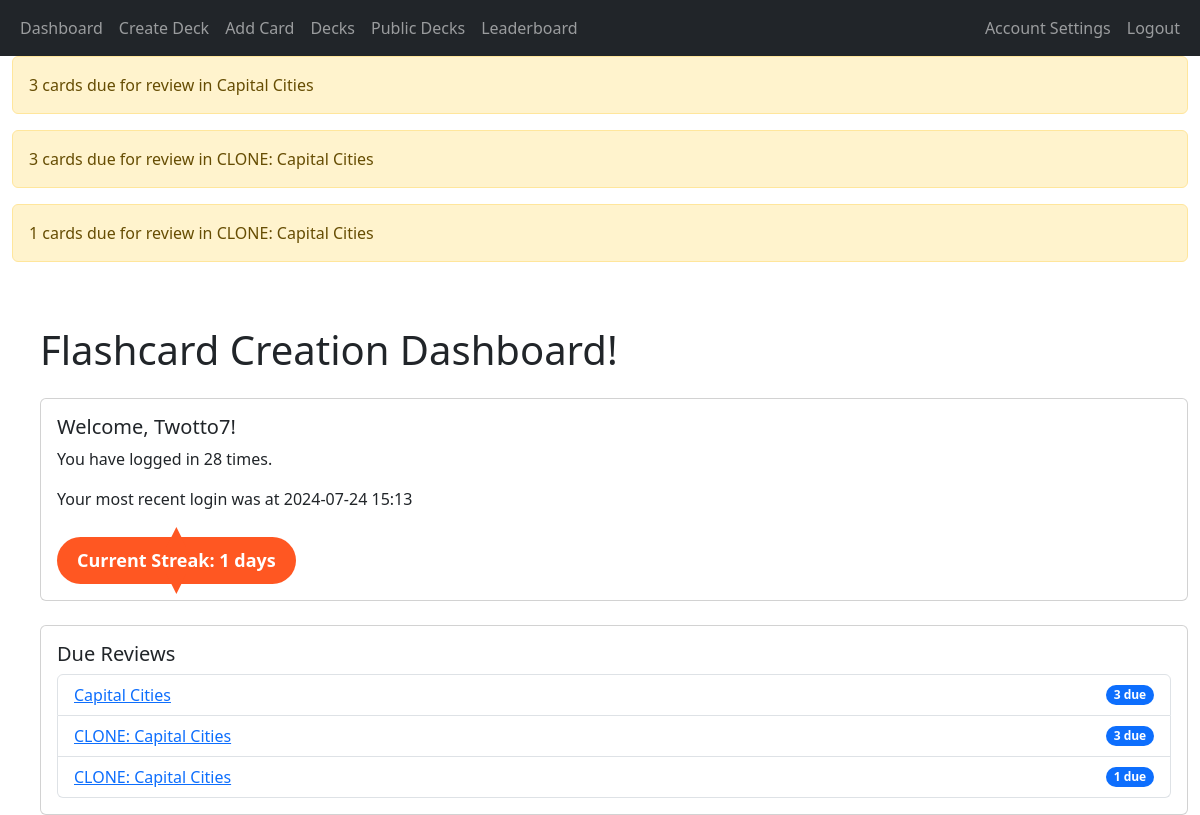
Page /dashboard (signed in) on the earlier database version.
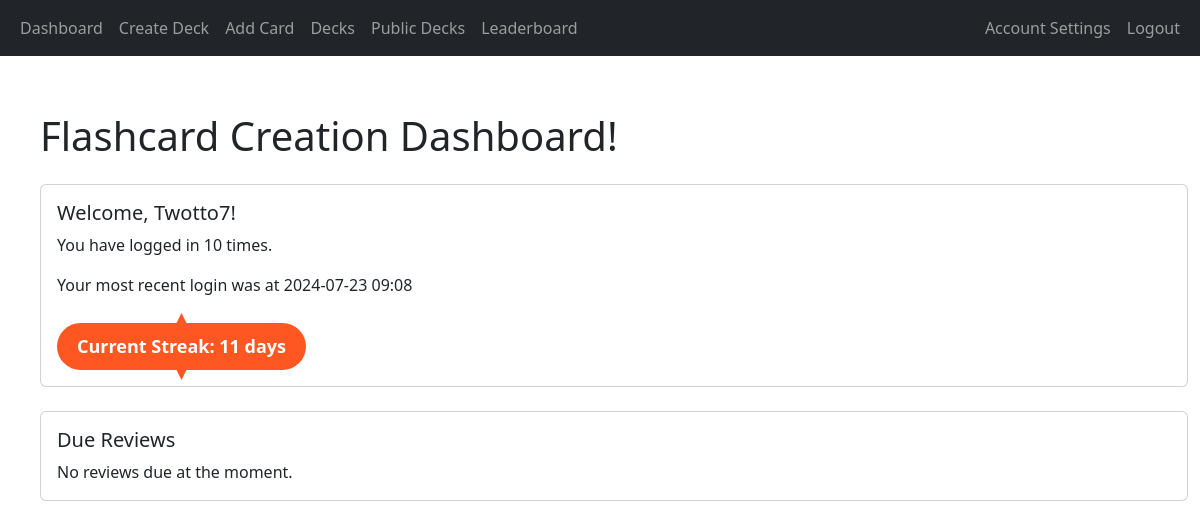
Same page on the later database version.
### app/decks/models.py (models this page shows, shortened)
class Deck(db.Model):
    deck_id = db.Column(db.Integer, primary_key=True)
    name = db.Column(db.String(100), nullable=False)
    user_id = db.Column(db.Integer, db.ForeignKey('user.user_id'), nullable=False)
    created_at = db.Column(db.DateTime, nullable=False, default=datetime.utcnow)
    shared = db.Column(db.Boolean, default=False)
    review_start_date = db.Column(db.DateTime, nullable=True)
    cards = db.relationship('Card', backref='deck', cascade='all, delete-orphan', lazy=True)

### app/main/routes.py (the view)
@main_blueprint.route('/dashboard')
@login_required
def dashboard():
    user_decks = Deck.query.filter_by(user_id=current_user.user_id).all()
    due_reviews = []
    for deck in user_decks:
        due_count = Card.query.filter(
            Card.deck_id == deck.deck_id,
            Card.next_review_date <= datetime.utcnow()
        ).count()
        if due_count > 0:
            due_reviews.append({
                'deck_id': deck.deck_id,
                'name': deck.name,
                'due_count': due_count
            })
            flash(f'{due_count} cards due for review in {deck.name}', 'warning')
    login_events = LoginEvent.query.filter_by(user_id=current_user.user_id).order_by(LoginEvent.timestamp.desc()).all()
    previous_login_time = login_events[1].timestamp if len(login_events) > 1 else None
    if previous_login_time:
        bst = timezone('Europe/London')
        previous_login_time = previous_login_time.replace(tzinfo=pytz.utc).astimezone(bst)
        previous_login_time_str = previous_login_time.strftime('%Y-%m-%d %H:%M')
    else:
        previous_login_time_str = 'N/A'
    streak = session.get('streak', 1)
    user_info = {
        'username': current_user.username,
        'login_count': current_user.get_login_count(current_user.user_id),
        'last_login_at': previous_login_time_str,
        'current_streak': streak  # Add the current streak to user_info
    }
    return render_template('dashboard.html', due_reviews=due_reviews, user_info=user_info)

### app/__init__.py (called while the page is built)
@login_manager.user_loader
def load_user(user_id):
    return User.query.get(int(user_id))

### app/auth/models.py (called while the page is built)
    def get_login_count(self, user_id):
        return LoginEvent.query.filter_by(user_id=user_id).count()

### app/main/templates/dashboard.html (shortened to what this page needs)
{% extends "base.html" %}
{% block content %}
<div class="container mt-4">
    <h1 class="mb-4">Flashcard Creation Dashboard!</h1>
    <div class="card mb-4">
        <div class="card-body">
            <h5 class="card-title">Welcome, {{ user_info.username }}!</h5>
            <p class="card-text">You have logged in {{ user_info.login_count }} times.</p>
            <p class="card-text">Your most recent login was at {{ user_info.last_login_at }}</p>
            <div class="streak-badge">
                Current Streak: {{ user_info.current_streak }} days
            </div>
        </div>
    </div>
    <div class="card">
        <div class="card-body">
            <h5 class="card-title">Due Reviews</h5>
            {% if due_reviews %}
                <ul class="list-group">
                    {% for review in due_reviews %}
                        <li class="list-group-item d-flex justify-content-between align-items-center">
                            <a href="{{ url_for('review.start_review', deck_id=review.deck_id) }}">{{ review.name }}</a>
                            <span class="badge bg-primary rounded-pill">{{ review.due_count }} due</span>
                        </li>
                    {% endfor %}
                </ul>
            {% else %}
                <p class="card-text">No reviews due at the moment.</p>
            {% endif %}
        </div>
    </div>
</div>
{% endblock %}

Differences in the rows shown:
no longer on this page (row edited): Deck: name "Capital Cities", due_count "3"
removed Deck: name "CLONE: Capital Cities", due_count "3"
removed Deck: name "CLONE: Capital Cities", due_count "1"
Other differences:
{{ user_info.login_count }}: "28" → "10"
{{ user_info.last_login_at }}: "2024-07-24 15:13" → "2024-07-23 09:08"
{{ user_info.current_streak }}: "1" → "11"
text now shown: "No reviews due at the moment."
list line gone: "3 cards due for review in Capital Cities"
list line gone: "3 cards due for review in CLONE: Capital Cities"
list line gone: "1 cards due for review in CLONE: Capital Cities"
